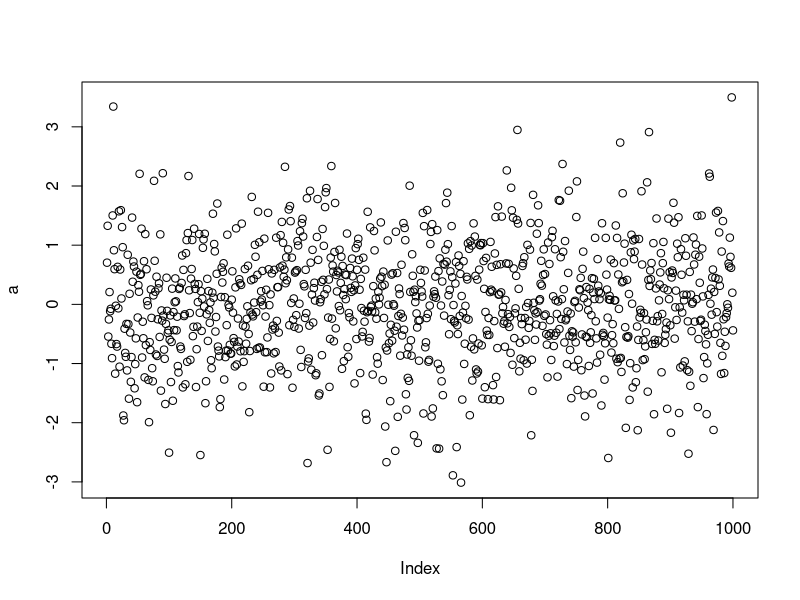
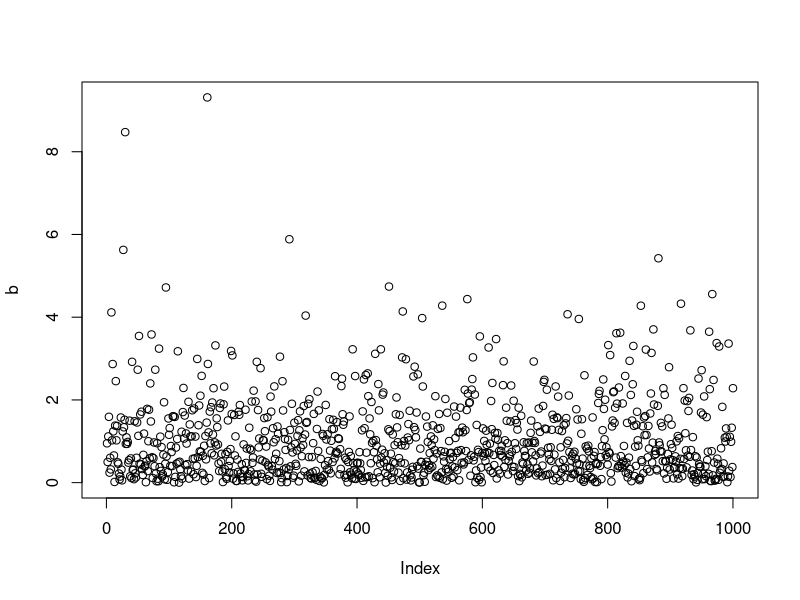

The R script that drew these images, in order:
# This is a code which includ data preparation for my PGA predictive model ####

a <- rnorm(1000)
plot(a)

b <- rgamma(1000,1)
plot(b)
